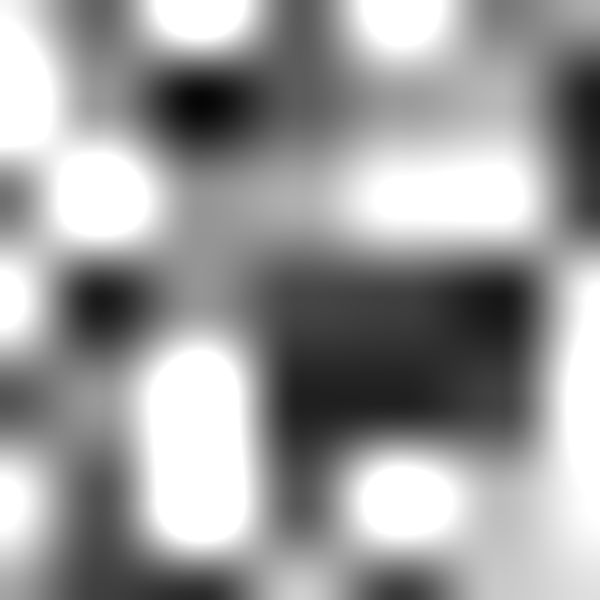
Frame 1 (no input)
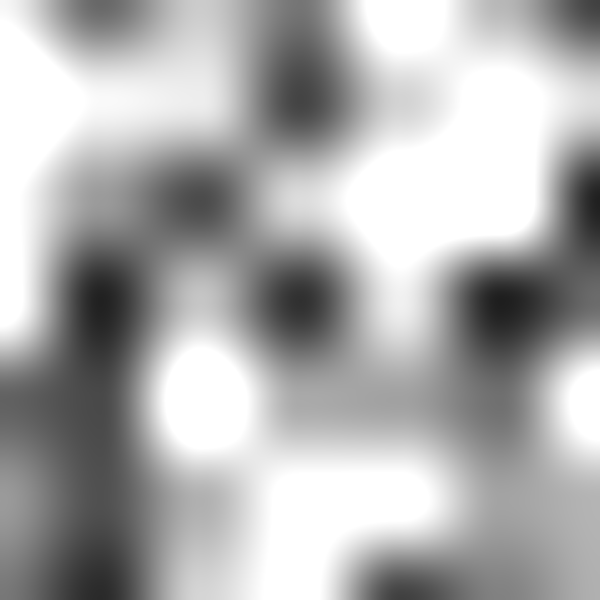
Frame 60 (the mouse pressed at the canvas centre just before this capture)
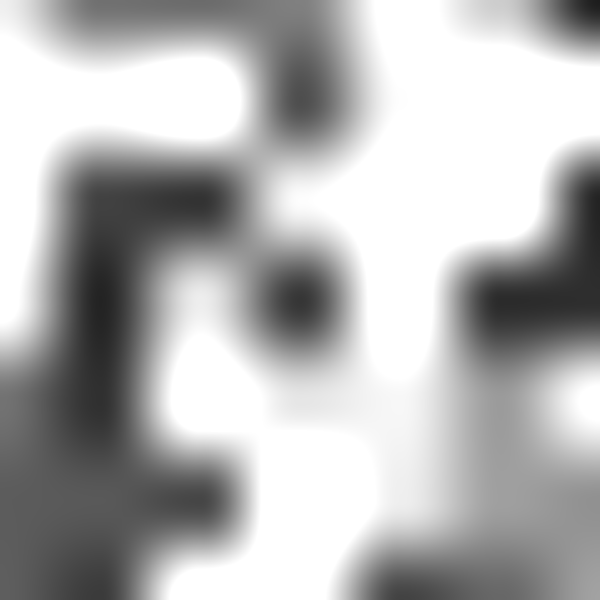
Frame 120 (the mouse held since frame 60 and released just before this capture)

The Processing sketch that drew these frames (run headless with seeded random() and noise(); from frame 60 on, the mouse is pressed at the canvas centre):

// Processing sketch: Noise_4_Perlin2D
// ── Noise_4_Perlin2D.pde
float t = 0;

void setup()
{
  size(600,600);   
  noiseDetail(1,0.8); //this determines the 'look' of the noise
}

void draw() 
{
  loadPixels();
  perlinNoise();
  updatePixels();
  
  t += 0.01;
}

void perlinNoise()
{
  
  float xoff = 0.0;
  for (int x = 0; x < width; x++) {
    float yoff = 0.0;
 
    for (int y = 0; y < height; y++) {
      float bright = map(noise(xoff,yoff,t),0,1,0,255);
      pixels[x+y*width] = color(bright*3); //multiply by 3 to increase brightness
      yoff += 0.01;
    }
    xoff += 0.01;
  }  
  
}
